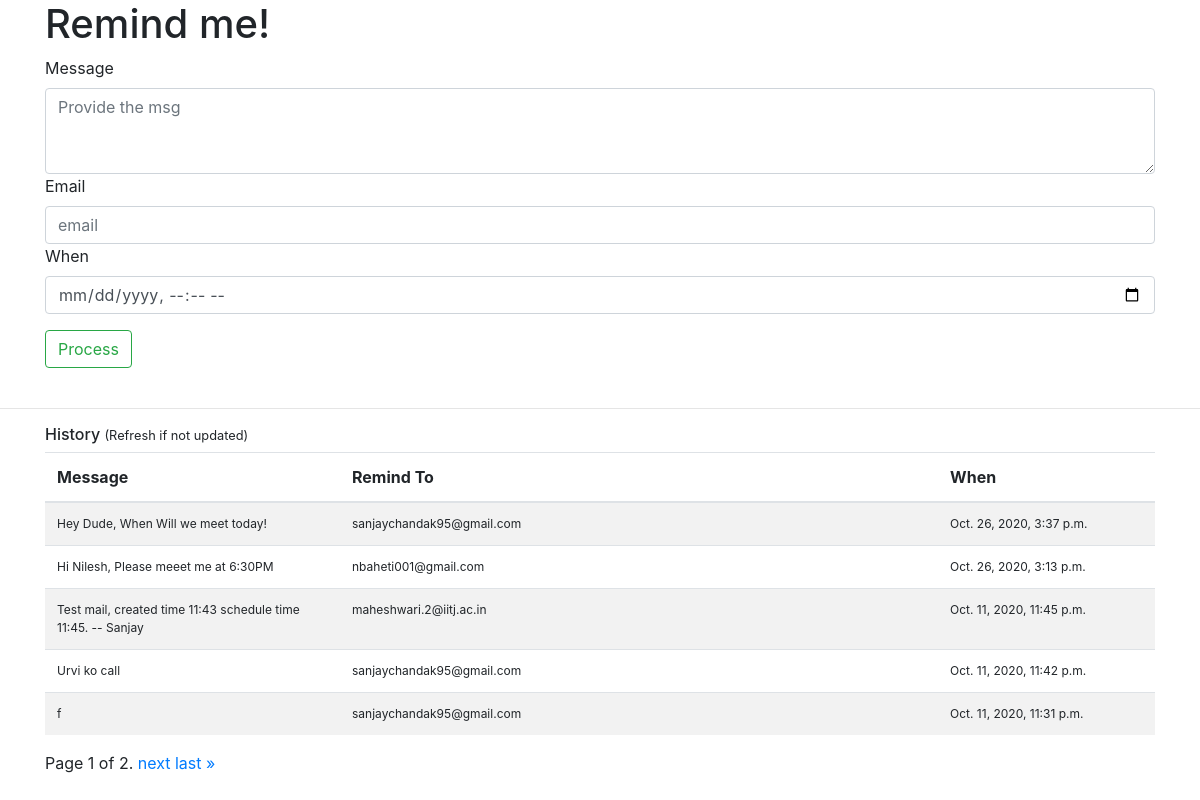
/createEvent/, run on an earlier commit of the app's database.
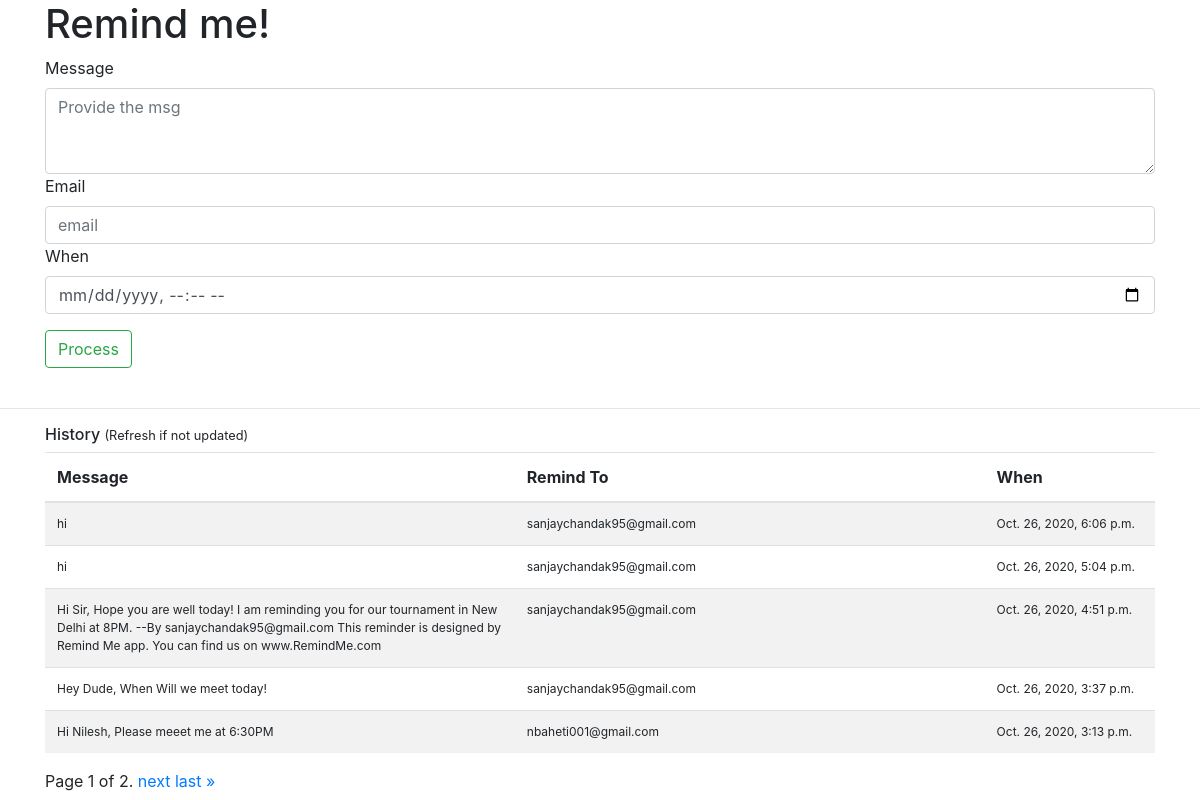
And on a later commit of the database.
### EventReminder/models.py (models this page shows)
class EventReminder(models.Model):
    userId          =     models.ForeignKey(User, on_delete = models.CASCADE)
    recipientMail   =     models.EmailField(max_length=254,blank=False)
    createdDate     =     models.DateTimeField(blank=False)
    messageDetail   =     models.CharField(max_length = 100,blank=False)
    triggerDateTime =     models.DateTimeField(blank=False)
    EventProgress   =     models.CharField(max_length = 1,blank=False) # P in progress, U untouched , F finish , E error
    class Meta:
        ordering = ["-triggerDateTime"]

### EventReminder/views.py (the view, shortened to what this page needs)
# urls.py: path('createEvent/',createEventReminder)
def createEventReminder(request):
    userId = User.objects.get(userName = 'Sanjay')
    context = {'msg' : ""}
    items = EventReminder.objects.filter(userId = userId, EventProgress = 'F').all()
    paginator = Paginator(items,PAGESIZE)
    page_number = request.GET.get('page')
    page_obj = paginator.get_page(page_number)
    context['page_obj'] = page_obj
    return render(request, "createEventReminder.html",context)

### template/createEventReminder.html (shortened to what this page needs)
<!doctype html>
<html lang="en">
  <head>
    <link rel="stylesheet" href="https://cdn.jsdelivr.net/npm/bootstrap@4.5.3/dist/css/bootstrap.min.css">
  </head>
  <body>
    <div class = "container">
        <h1>Remind me!</h1>
         <form method = 'POST' action = '.'>
            <div class="form-group">
                <label for="mBody">Message</label>
                <textarea class="form-control" id="mBody" name="messageDetail" rows="3" placeholder="Provide the msg" required ></textarea>
                <label for="email" > Email</label>
                <input class = "form-control" type = "email" name="recipientMail" id = "email" placeholder="email" required>
                <label for="triggerDateTime"> When </label>
                <input class = "form-control" type= "datetime-local" id="triggerDateTime" name = "triggerDateTime">
            </div>
            <input type="submit" class="btn btn-outline-success" value="Process">
        </form>
    </div>
    <br/>
    <hr>
    <div class="container">
        <h6>History <small>(Refresh if not updated)</small></h6>
        <table class="table table-striped">
            <thead>
                <tr>
                    <th>Message</th>
                    <th>Remind To</th>
                    <th>When</th>
                </tr>
            </thead>
            <tbody>
                {% for item in page_obj %}
                    <tr>
                        <td>{{item.messageDetail}}</td>
                        <td>{{item.recipientMail}}</td>
                        <td>{{item.triggerDateTime}}</td>
                    </tr>
                {% endfor %}
            </tbody>
        </table>
        <div class="pagination">
            <span class="step-links">
                <span class="current">
                    Page {{ page_obj.number }} of {{ page_obj.paginator.num_pages }}.
                </span>
                {% if page_obj.has_next %}
                    <a href="?page={{ page_obj.next_page_number }}">next</a>
                    <a href="?page={{ page_obj.paginator.num_pages }}">last &raquo;</a>
                {% endif %}
            </span>
        </div>
    </div>
  </body>
</html>

What changed in the data, as far as the page shows it:
no longer on this page (row unchanged): EventReminder: messageDetail "Test mail, created time 11:43 schedule time 11:45. -- Sanjay", recipientMail "maheshwari.2@iitj.ac.in", triggerDateTime "Oct. 11, 2020, 11:45 p.m."
no longer on this page (row unchanged): EventReminder: messageDetail "Urvi ko call", recipientMail "sanjaychandak95@gmail.com", triggerDateTime "Oct. 11, 2020, 11:42 p.m."
no longer on this page (row unchanged): EventReminder: messageDetail "f", recipientMail "sanjaychandak95@gmail.com", triggerDateTime "Oct. 11, 2020, 11:31 p.m."
added EventReminder: messageDetail "hi", recipientMail "sanjaychandak95@gmail.com", triggerDateTime "Oct. 26, 2020, 6:06 p.m."
added EventReminder: messageDetail "hi", recipientMail "sanjaychandak95@gmail.com", triggerDateTime "Oct. 26, 2020, 5:04 p.m."
added EventReminder: messageDetail "Hi Sir, Hope you are well today! I am reminding you for our tournament in New Delhi at 8PM. --By sanjaychandak95@gmail.com This reminder is designed by Remind Me app. You can find us on www.RemindMe.com", recipientMail "sanjaychandak95@gmail.com", triggerDateTime "Oct. 26, 2020, 4:51 p.m."
